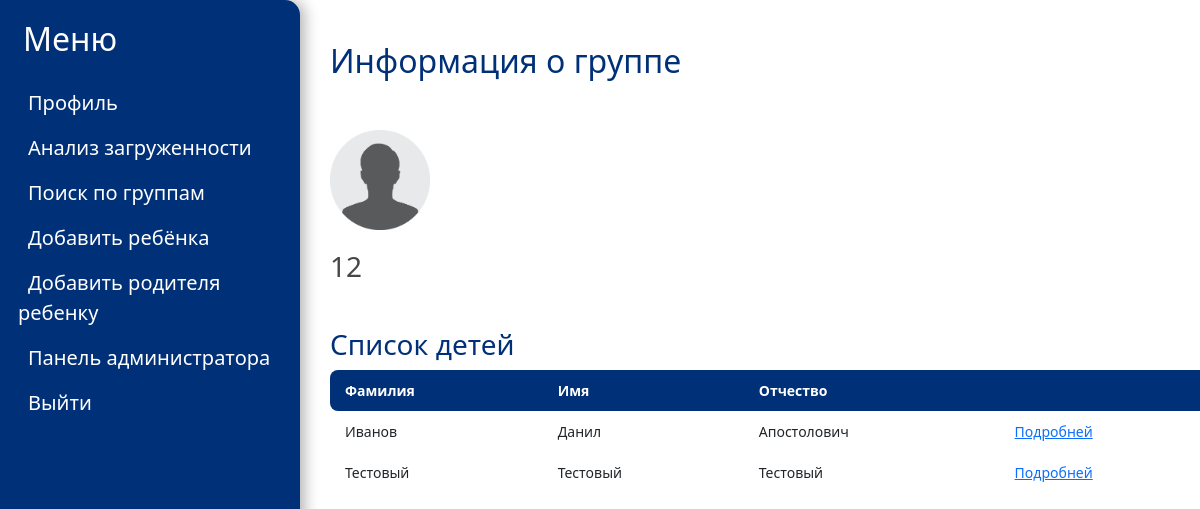
The app's page /group_info/3 (signed in) with its own data.
### mainapp/models.py (models this page shows, shortened)
class Group(models.Model):
    title = models.CharField(max_length=50, help_text='Введите имя ребенка', verbose_name='Имя', null=False)
    garten = models.ForeignKey('Garten', on_delete=models.CASCADE, help_text='Выберите дет. сад', verbose_name='Дет. сад', null=False)

class Child(models.Model):
    Firstname = models.CharField(max_length=50, help_text='Введите имя ребенка', verbose_name='Имя', null=False)
    Lastname = models.CharField(max_length=50, help_text='Введите фамилию ребенка', verbose_name='Фамилия', null=False)
    Secondname = models.CharField(max_length=50, help_text='Введите отчество ребенка', verbose_name='Отчество', null=True, blank=True)
    date = models.DateField(help_text='Введите дату рождения', verbose_name='Дата рождения')
    group = models.ForeignKey('Group', on_delete=models.CASCADE, help_text='Введите номер группы', verbose_name='Группа')
    load = models.FloatField(default=0, help_text='Введите нагруженность ребенка', verbose_name="Нагруженность ребенка")
    sections = models.ManyToManyField('Section', help_text='Выберите секции ребенка', verbose_name='Секции', blank=True)
    parents = models.ManyToManyField('Parent', help_text='Выберите родителей ребенка', verbose_name='Родители', blank=True)

### mainapp/views.py (the view)
# urls.py: path('group_info/<int:id>', views.group_info, name="group_info"),
def group_info(request, id):
    if request.user.is_authenticated:
        if check_role(request) == 'g':
            group = Group.objects.get(id=id)
            childs = Child.objects.filter(group=group)
            role = check_role(request)
            return render(request, 'mainapp/group_info.html', {'group':group, 'childs':childs, 'role':role})
        else:
            return HttpResponseRedirect('/')
    else:
        return HttpResponseRedirect('/login')

### mainapp/views.py (called while the page is built)
def check_role(request):
    try:
        if User.objects.filter(pk=request.user.id, groups__name='Parent').exists():
            role = 'p'
        elif User.objects.filter(pk=request.user.id, groups__name='Admin_organization').exists():
            role = 'o'
        elif User.objects.filter(pk=request.user.id, groups__name='Admin_garten').exists():
            role = 'g'
        else:
            role = 'error'
    except:
        role = 'error'
    return role

### templates/mainapp/group_info.html (shortened to what this page needs)
<!DOCTYPE html>
<html lang="en">
{% load static %}
<head>
    <link href= '{% static "css/garten_profile.css" %}' rel="stylesheet" >
    <link rel="stylesheet" href="https://cdn.jsdelivr.net/npm/bootstrap@5.1.3/dist/css/bootstrap.min.css">
</head>
<body class="wrapper">
  <div class="wrapper__navigation">
    <aside class="bd-aside sticky-xl-top text-muted align-self-start mb-3 mb-xl-5 px-2">
    <h2 class="wrapper__navigation-title">Меню</h2>
    <nav class="small" id="toc">
      <ul class="list-unstyled">
        <li class="wrapper__navigation-link">
            <a href="/" class="wrapper__navigation-link" data-bs-toggle="collapse" aria-expanded="false" data-bs-target="#contents-collapse" aria-controls="contents-collapse">Профиль</a>
        </li>
        <li class="wrapper__navigation-link">
          <a href="/load_childs" class="wrapper__navigation-link" data-bs-toggle="collapse" aria-expanded="false" data-bs-target="#contents-collapse" aria-controls="contents-collapse">Анализ загруженности</a>
        </li>
          <li class="wrapper__navigation-link">
          <a href="/group_search" class="wrapper__navigation-link" data-bs-toggle="collapse" aria-expanded="false" data-bs-target="#contents-collapse" aria-controls="contents-collapse">Поиск по группам</a>
        </li>
          <li class="wrapper__navigation-link">
          <a href="/add_child" class="wrapper__navigation-link" data-bs-toggle="collapse" aria-expanded="false" data-bs-target="#contents-collapse" aria-controls="contents-collapse">Добавить ребёнка</a>
        </li>
          <li class="wrapper__navigation-link">
          <a href="/add_parent" class="wrapper__navigation-link" data-bs-toggle="collapse" aria-expanded="false" data-bs-target="#contents-collapse" aria-controls="contents-collapse">Добавить родителя ребенку</a>
        </li>
          <li class="wrapper__navigation-link">
          <a href="/admin" class="wrapper__navigation-link" data-bs-toggle="collapse" aria-expanded="false" data-bs-target="#contents-collapse" aria-controls="contents-collapse">Панель администратора</a>
        </li>
        <li class="wrapper__navigation-link">
          <a href="/logout" class="wrapper__navigation-link" data-bs-toggle="collapse" aria-expanded="false" data-bs-target="#contents-collapse" aria-controls="contents-collapse">Выйти</a>
        </li>
      </ul>
    </nav>
</aside>
</div>
<div class="wrapper__content">
    <br>
    <h2 class="wrapper__content-title">Информация о группе </h2>
    <br>
    <div class="content__profile">
         <img src="{% static 'img/chel.png' %}">
         <div class="content__profile-description">
          <ul class="content__profile-text">
              <li>
                <h3>{{group.title}}</h3>
              </li>
          </ul>
        </div>
    </div>
    <h3 class="wrapper__content-title">Список детей</h3>
    <table class="wrapper__content__table">
      <thead>
        <tr>
          <th>Фамилия</th>
          <th>Имя</th>
          <th>Отчество</th>
          <th></th>
        </tr>
      </thead>
        {% for child in childs %}
            <tr>
                <td>{{child.Lastname}}</td>
                <td>{{child.Firstname}}</td>
                <td>{{child.Secondname}}</td>
                <td><a href="/child_info/{{ child.id }}/">Подробней</a></td>
            </tr>
        {% endfor %}
    </table>
</div>
</body>
</html>

### static/css/garten_profile.css (style rules this page uses)
.wrapper { position: relative; height: 100vh; width: 100%; background: #fff; }
.wrapper__navigation { height: 100%; width: 300px; position: fixed; z-index: 1; top: 0; left: 0; background-color: #003077; color: white; overflow-x: hidden; padding-top: 20px; border-top-right-radius: 15px; box-shadow: 4px 0px 15px rgba(0, 0, 0, 0.32); }
.wrapper__navigation-title { color: white; margin: 0 0 30px 15px; }
.wrapper__navigation-link { color: white; margin-left: 10px; text-decoration: none; font-size: 20px; margin-bottom: 15px; }
.wrapper__content { display: flex; flex-direction: column; align-items: flex-start; justify-content: flex-start; margin-left: 300px; font-size: 28px; padding: 0px 30px; }
.wrapper__content-title { color: #003077; }
.content__profile { display: flex; flex-direction: column; align-items: flex-start; justify-content: flex-start; }
.content__profile-description { width: 600px; display: flex; align-items: flex-start; justify-content: space-between; margin: 20px 0; }
.wrapper__content__table { margin-top: 20px; margin: initial; }
.wrapper__content__table { width: 900px; border: none; margin-bottom: 20px; }
.wrapper__content__table thead tr th { font-weight: bold; text-align: left; border: none; padding: 10px 15px; background: #003077; color: white; font-size: 14px; }
.wrapper__content__table thead tr th:first-child { border-radius: 8px 0 0 8px; }
.wrapper__content__table thead tr th:last-child { border-radius: 0 8px 8px 0; }
.wrapper__content__table tbody td { text-align: left; border: none; padding: 10px 15px; font-size: 14px; vertical-align: top; }
img { height: 100px; width: 100px; }
li { list-style-type: none; color: #474747; }
ul { margin-left: 0; padding-left: 0 !important; }

### templates/mainapp/group_info.html (style rules this page uses)
TD, TH { padding: 5px; font-size: 18px; border: 1px solid grey; text-align: center; }
table { margin: auto; }

### records on screen
Group: title "12"
Child: Lastname "Иванов", Firstname "Данил", Secondname "Апостолович"
Child: Lastname "Тестовый", Firstname "Тестовый", Secondname "Тестовый"
